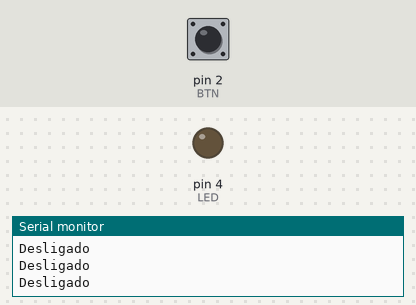
Bench run of a sketch on a simulated Arduino Uno, built with avr-gcc and run on an emulated ATmega328P. Parts: output pins drawn as LEDs (lit = HIGH), the last lines printed to the serial monitor. Dashed ring = blinking. Inputs (shaded band) come from the test bench; at power-on: pin 2 (BTN) LOW.

Above: at 1.2 s.
1.3 s: pin 2 (BTN) pulled HIGH for 0.15 s
At 1.39 s:
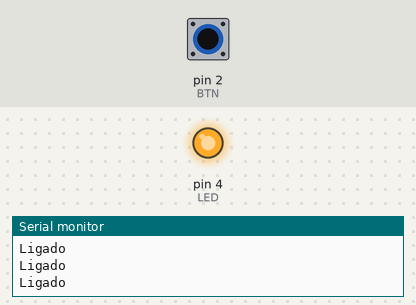
2.9 s: pin 2 (BTN) pulled HIGH for 1 s
At 4.3 s:
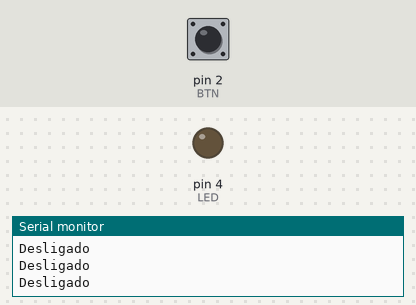
6.9 s: pin 2 (BTN) pulled HIGH for 3.2 s
At 7.6 s:
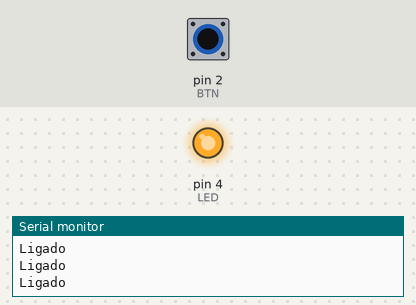
13.1 s: pin 2 (BTN) pulsed HIGH 5 times (0.12 s each, 0.3 s apart)
At 13.17 s:
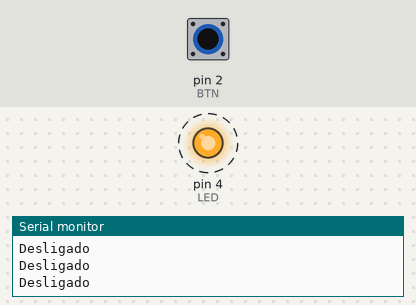
Timing chart, 0 to 16.1 s (numbered marks = the images above; inputs shaded):
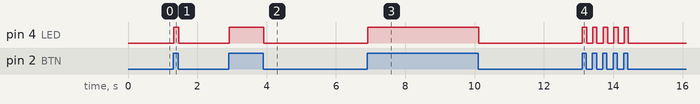

Measured:
- after the input at 1.3 s, pin 4 (LED): LOW → HIGH at once, → LOW 0.15 s later
- after the input at 2.9 s, pin 4 (LED): LOW → HIGH at once, → LOW 1.0 s later
- after the input at 6.9 s, pin 4 (LED): LOW → HIGH at once, → LOW 3.2 s later
- after the input at 13.1 s, pin 4 (LED): alternates HIGH for 0.12 s and LOW for 0.18 s, 10 changes in all, then stays LOW, starting at once

The sketch:

aula05-1608-btn.ino
```cpp
const int BTN = 2;
const int LED = 4;

void setup() {
  pinMode(BTN, INPUT);
  pinMode(LED, OUTPUT);
  Serial.begin(9600);
}

void loop() {
  int ligado = digitalRead(BTN);
  if(ligado == HIGH){ //HIGH = 5V
    Serial.println("Ligado");
    digitalWrite(LED, HIGH);
  }else{
    Serial.println("Desligado");
    digitalWrite(LED, LOW);
  }

}
```
